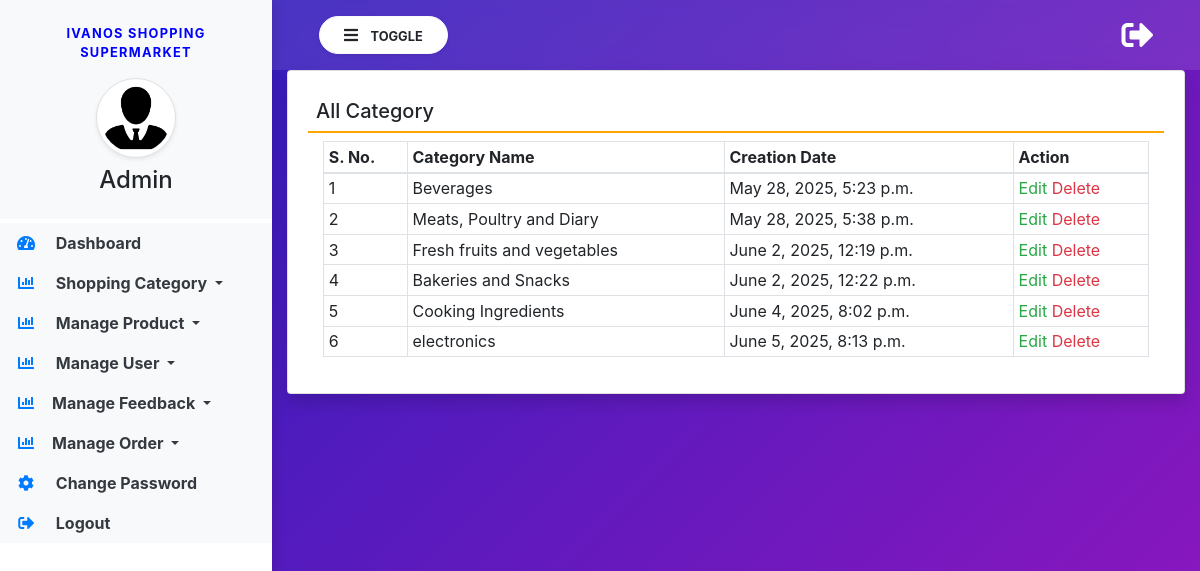
The page /view-category/ on the database its author committed.
### groceryapp/models.py (models this page shows, shortened)
class Category(models.Model):
    name = models.CharField(max_length=100, null=True, blank=True)
    created = models.DateTimeField(auto_now_add=True)

### groceryapp/views.py (the view)
# urls.py: path('view-category/', view_category, name="view_category"),
def view_category(request):
    category = Category.objects.all()
    return render(request, 'view_category.html', locals())

### groceryapp/templates/view_category.html
{% extends 'admin_base.html' %}
{% block main  %}
<div class="card shadow">
    <div class="card-body">
        <h5 class="p-2" style="border-bottom: 2px solid orange;">All Category</h5>
        <div class="container-fluid">
            <table class="table table-bordered table-sm" id="example">
                <thead>
                <tr>
                    <th>S. No.</th>
                    <th>Category Name</th>
                    <th>Creation Date</th>
                    <th>Action</th>
                </tr>
                </thead>
                <tbody>
                {% for i in category %}
                <tr>
                    <td>{{forloop.counter}}</td>
                    <td>{{i.name}}</td>
                    <td>{{i.created}}</td>
                    <td>
                        <a href="{% url 'edit_category' i.id %}" class="text-success">Edit</a>
                        <a href="/delete-category/{{i.id}}/" class="text-danger"
                           onclick="return confirm('Are You Sure?')">Delete</a></td>
                </tr>
                {% endfor %}
                </tbody>
            </table>
        </div>
    </div>
</div>
{% endblock %}

### groceryapp/static/css/sidebar.css (style rules this page uses)
body { background-image : linear-gradient(135.9deg,rgba(109,25,252,1) 16.4%,rgba(125,31,160,1) 56.1%); min-height:100vh; }

### groceryapp/templates/admin_base.html (style rules this page uses)
body { overflow-x: hidden; }

### rows shown on the page
Category: name "Beverages", created "May 28, 2025, 5:23 p.m."
Category: name "Meats, Poultry and Diary", created "May 28, 2025, 5:38 p.m."
Category: name "Fresh fruits and vegetables", created "June 2, 2025, 12:19 p.m."
Category: name "Bakeries and Snacks", created "June 2, 2025, 12:22 p.m."
Category: name "Cooking Ingredients", created "June 4, 2025, 8:02 p.m."
Category: name "electronics", created "June 5, 2025, 8:13 p.m."
